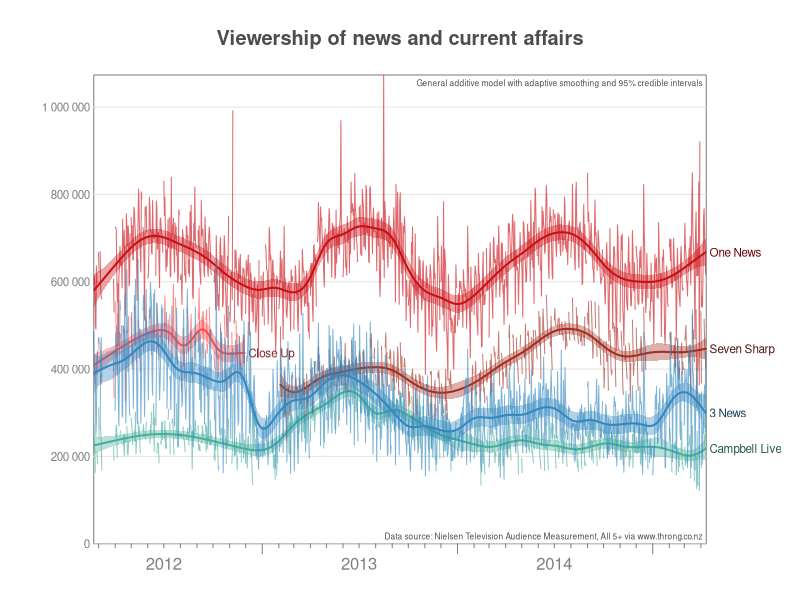

This figure's R source:
library(mgcv)

ratings <- read.csv("news_current_affairs.csv")

ratings$Date <- as.Date(ratings$Date)

# remove a bunch of data
ratings <- ratings[ratings$Date > "2012-02-20",]
ratings$Campbell.Live[ratings$Date == "2015-04-03"] <- NA # Campbell Live not shown at 7pm

# grab show data
show_cols <- setdiff(1:ncol(ratings), which(names(ratings) == "Date"))
show_names <- gsub("\\.", " ", gsub("^X([0-9])+", "\\1", names(ratings)[show_cols]))

cols <- data.frame(r=c(203,73,254,52,163),g=c(15,175,74,135,47),b=c(21,156,75,191,34))
cols <- cols[c(2,3,5,1,4),]

cols_fit  <- rgb(cols$r, cols$g, cols$b, maxColorValue=255)
cols_se   <- rgb(cols$r, cols$g, cols$b, 96, maxColorValue=255)
cols_data <- rgb(cols$r, cols$g, cols$b, 160, maxColorValue=255)
cols_lab  <- rgb(cols$r, cols$g, cols$b, maxColorValue=500) # darken

png("viewers.png", width=800, height=500, res=100)
par(mai=c(0.75,1.25,1,1.25)*0.75)
max_viewers <- max(ratings[,show_cols], na.rm=T)
plot(NULL, xlim=range(ratings$Date), ylim=c(0, max_viewers), ylab="", xaxt="n", xlab="", xaxs="i", yaxt="n", yaxs="i", col.axis="grey50", bty="n")
box(col="grey50")
segments(min(ratings$Date), seq(0,1000000,by=200000), max(ratings$Date), col="grey90")
for (i in 1:length(show_cols)) {
  # data
  lines(ratings$Date, ratings[,i], col=cols_data[i])

  # smooth
  g <- gam(ratings[,i] ~ s(as.numeric(Date), bs="ad"), data=ratings)
  first_date <- min(ratings$Date[!is.na(ratings[,i])])
  last_date  <- max(ratings$Date[!is.na(ratings[,i])])
  date_range <- seq(first_date, to=last_date, by=1)
  y <- predict(g, newdata=data.frame(Date=date_range), se.fit=T)
  y_min <- y$fit - y$se.fit*1.96
  y_max <- y$fit + y$se.fit*1.96
  polygon(c(date_range,rev(date_range)), c(y_max, rev(y_min)), col=cols_se[i], border=NA)
  lines(date_range, y$fit, col=cols_fit[i], lwd=2)
  text(date_range[length(date_range)]+7, y$fit[length(y$fit)], show_names[i], col=cols_lab[i], adj=c(0,0.5), xpd=TRUE, cex=0.7)
}
year_labels <- 2012:2014
year_ticks <- as.Date(sprintf("%d-01-01", c(year_labels[1]-1, year_labels, year_labels[length(year_labels)]+1)))
month_ticks <- seq(as.Date(sprintf("%d-01-01", year_labels[1]-1)), to=as.Date(sprintf("%d-12-31", year_labels[length(year_labels)]+1)),by="month")
month_ticks <- setdiff(month_ticks, year_ticks)
axis(side=1, at=year_ticks, labels=rep("", length(year_ticks)), lwd=0, lwd.ticks=1, col="grey50")
axis(side=1, at=month_ticks, labels=rep("", length(month_ticks)), lwd=0, lwd.ticks=1, tcl=-0.2, col="grey50")
mtext(year_labels, side=1, line=0.5, at = as.Date(sprintf("%d-07-01", year_labels)), col="grey50")
mtext(format(seq(0,1000000,by=200000), scientific=F, big.mark=" "), side=2, line=0.2, at=seq(0,1000000,by=200000), las=1, cex=0.7, col="grey50")
title("Viewership of news and current affairs", col.main="grey30")

# attribution
text(max(ratings$Date)-7, 10000, "Data source: Nielsen Television Audience Measurement, All 5+ via www.throng.co.nz", adj=c(1,0), cex=0.5, col="grey30")

# explanation
text(max(ratings$Date)-7, max_viewers-10000, "General additive model with adaptive smoothing and 95% credible intervals", adj=c(1,1), cex=0.5, col="grey30")

dev.off()
